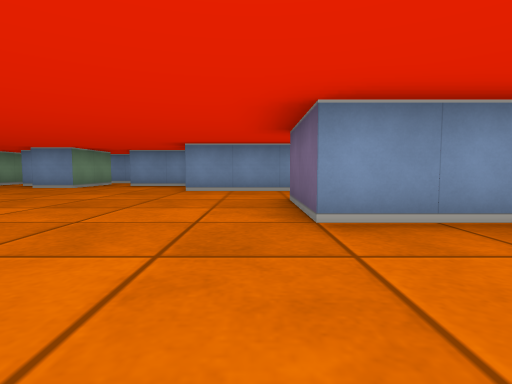
View 1 (above)

24 first-person views from a walk through a cub3D ray-caster map. The camera is about half as high as the walls, tilts 4° down and sees 80° across. The floor is counted in squares. Each view is taken from the middle of a square. On the plan, view 1 faces up. The plan holds only what a view shows up to about 9 squares ahead; the rest is blank.

View 2
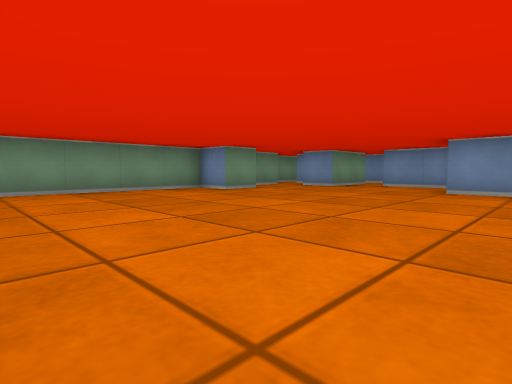

View 3
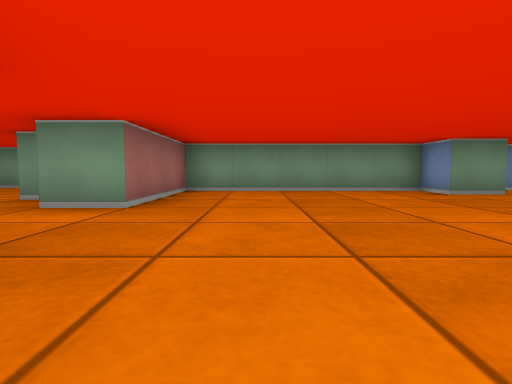

View 4
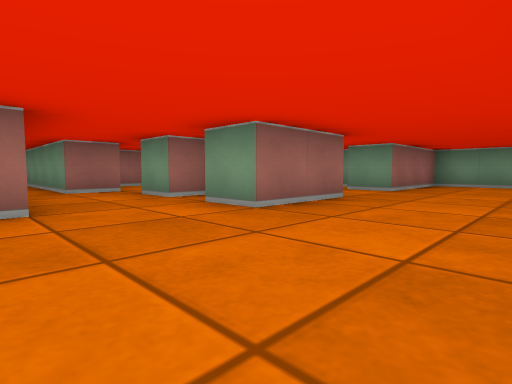

View 5
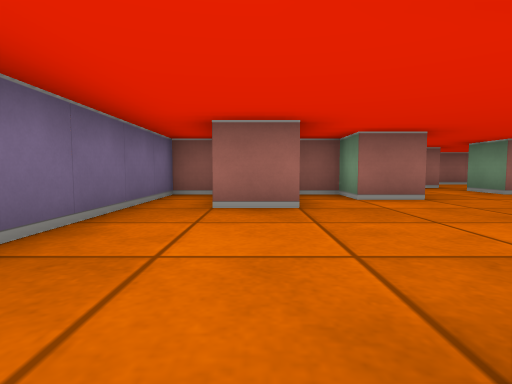

View 6
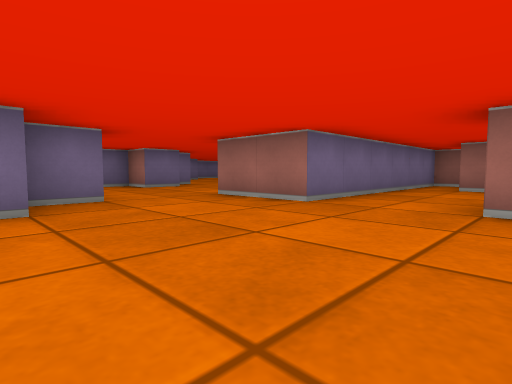

View 7
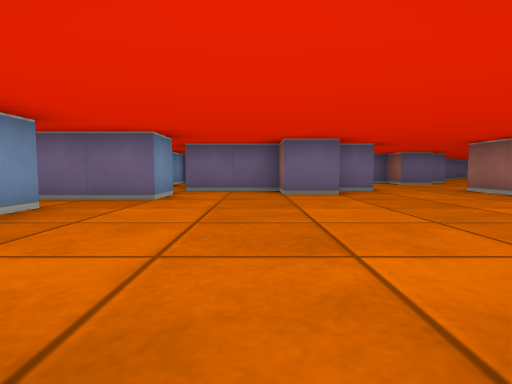

View 8
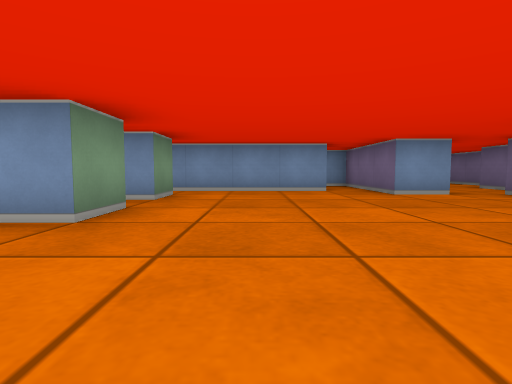

View 9
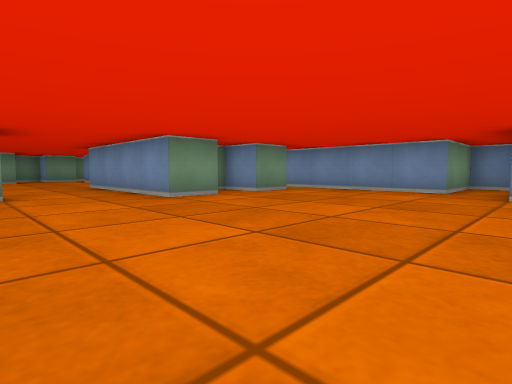

View 10
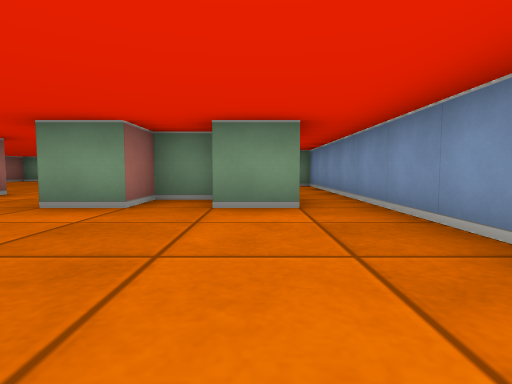

View 11
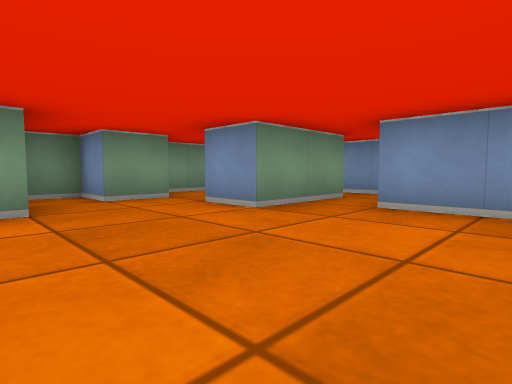

View 12
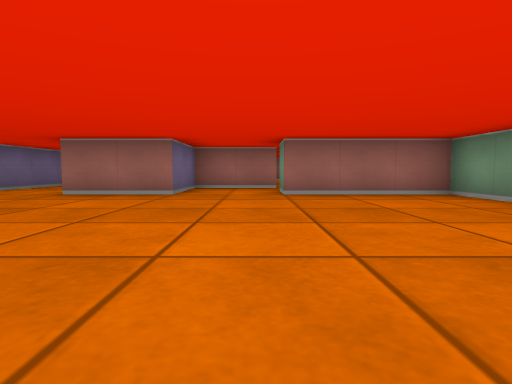

View 13
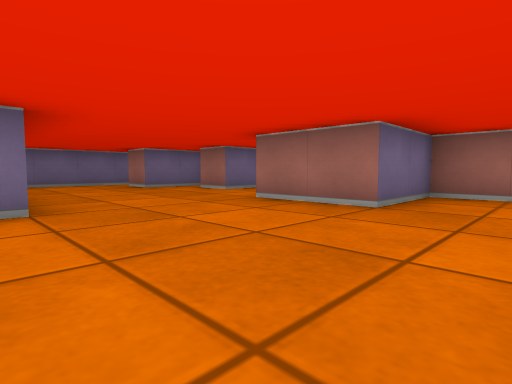

View 14
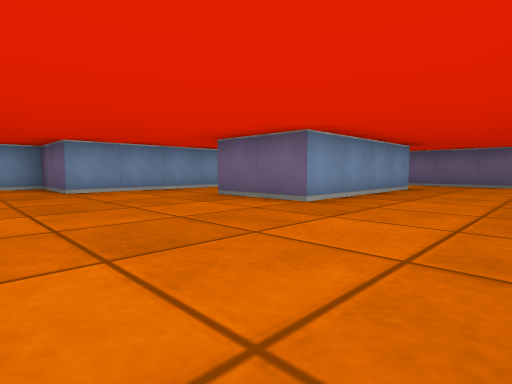

View 15
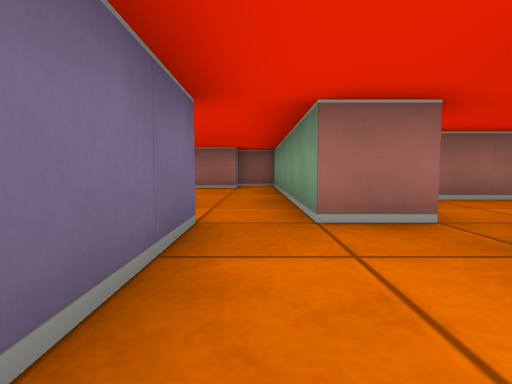

View 16
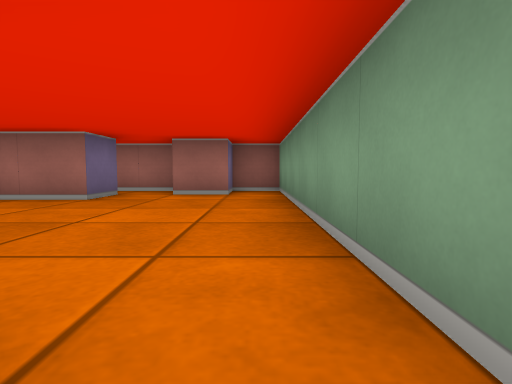

View 17
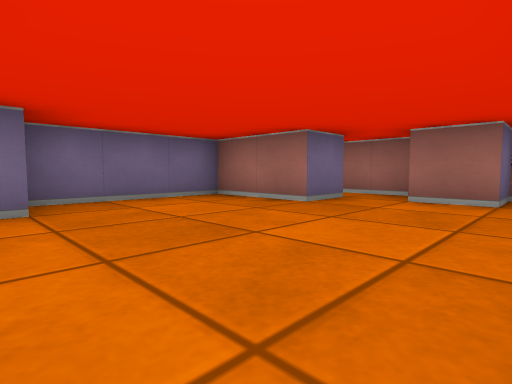

View 18
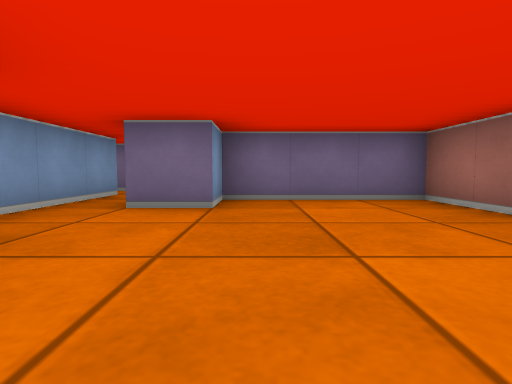

View 19
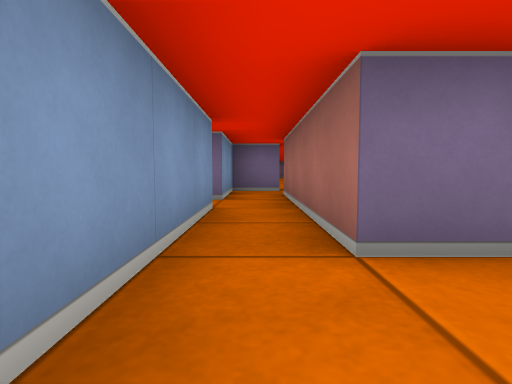

View 20
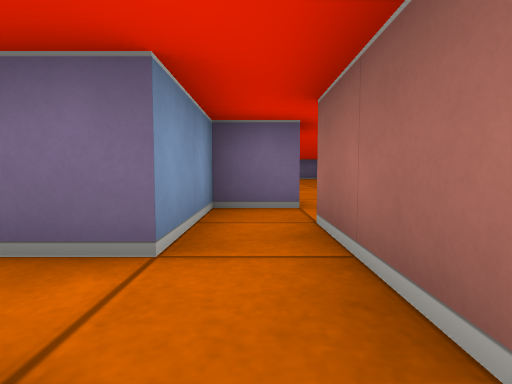

View 21
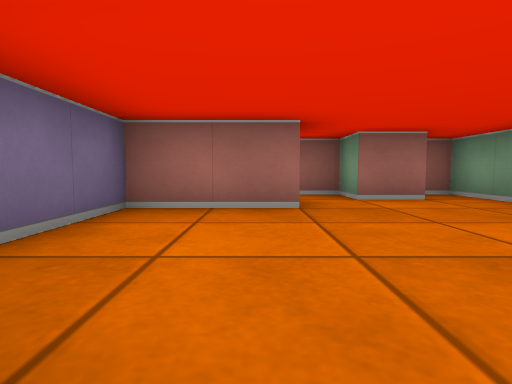

View 22
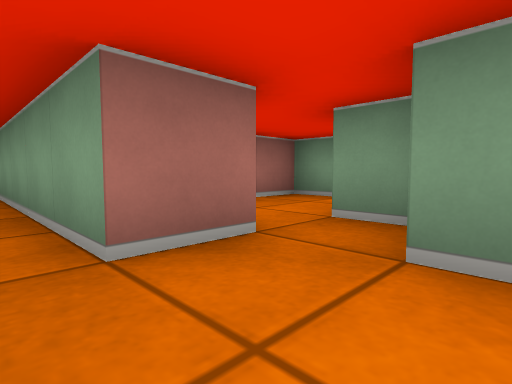

View 23
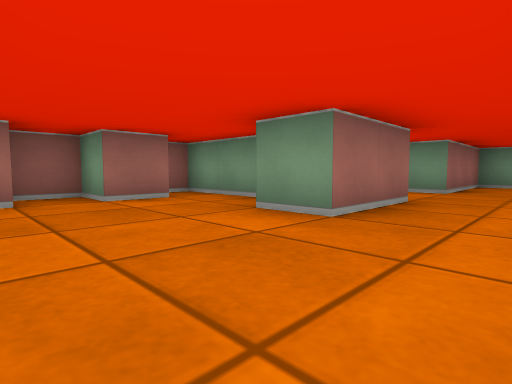

View 24
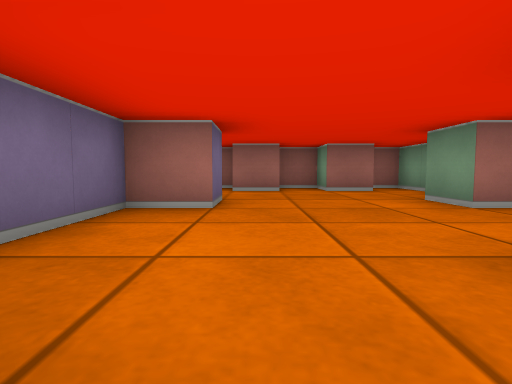

### Floor plan
Ten units are one square. View 1 is at (0, 0); x grows to the right and y downward. Boxes are objects, and circles mark ways between rooms. Rooms are numbered by the first view taken in them; rooms with no view inside come last. Other rooms are left out.
<svg viewBox="-80 -130 210 240">
<path fill="none" stroke="#000" d="M-2 25 5 25 5 35M-36 25 -15 25 -15 5 5 5 5 15M-45 20 -45 25M45 -25 5 -25 5 -45M25 -65 -15 -65 -15 -85 -35 -85M-55 -56 -55 -45 -65 -45 -65 5 -35 5 -35 15M-5 38 -5 45M4 45 15 45 15 55M45 22 45 5 55 5M-45 -84 -45 -75 -55 -75M25 45 25 15 35 15 35 25 42 25M-65 -76 -65 -65 -75 -65 -75 -58M58 25 65 25 65 -25M75 -64 75 -75 85 -75 85 -95M25 -96 25 -85 15 -85 15 -75 25 -75 25 -65M76 -95 65 -95 65 -125 55 -125 55 -105 25 -105M85 -54 85 -64M15 -46 15 -35 45 -35 45 -28M65 -25 65 -35 85 -35M45 96 45 85 65 85 65 55 55 55 55 45M15 55 15 105 25 105 25 95 35 95 35 105 51 105M55 35 45 35M75 35 55 35M55 45 95 45M95 35 85 35M85 -35 85 -25M115 -25 115 -35 125 -35 125 -52M104 -5 115 -5M75 -15 75 5 81 5M84 -5 95 -5 95 5 105 5M-25 56 -25 65 -2 65M25 -105 -25 -105M-45 -96 -45 -84"/>
<circle cx="25" cy="-55" r="3" fill="#2a7"/>
<circle cx="55" cy="-30" r="3" fill="#2a7"/>
<circle cx="20" cy="50" r="3" fill="#2a7"/>
<circle cx="0" cy="40" r="3" fill="#2a7"/>
<circle cx="-40" cy="-90" r="3" fill="#2a7"/>
<circle cx="85" cy="-45" r="3" fill="#2a7"/>
<circle cx="15" cy="-100" r="3" fill="#2a7"/>
<circle cx="65" cy="40" r="3" fill="#2a7"/>
<text x="-10" y="-20">1</text>
<text x="50" y="-70">2</text>
<text x="40" y="70">3</text>
<text x="70" y="40">4</text>
<text x="100" y="-40">5</text>
<text x="-10" y="50">6</text>
<text x="0" y="-100">7</text>
<text x="-40" y="-100">8</text>
</svg>
Room 1 opens to room 2. Room 1 opens to room 3. Room 1 opens to room 6. Room 1 opens to room 8. Room 2 opens to room 5. Room 2 opens to room 7. Room 3 opens to room 4.

Where each view was taken, in squares from view 1:
view 1: 0 up, 0 right, facing up
view 2: 0 up, 0 right, facing up-left
view 3: 1 up, 0 right, facing left
view 4: 2 up, 3 right, facing down-left
view 5: 3 up, 5 right, facing down
view 6: 7 up, 4 right, facing down-right
view 7: 8 up, 2 right, facing right
view 8: 4 up, 4 right, facing up
view 9: 4 up, 7 right, facing up-left
view 10: 9 up, 6 right, facing left
view 11: 5 up, 2 left, facing up-left
view 12: 5 up, 3 left, facing down
view 13: 3 up, 3 left, facing down-right
view 14: 0 up, 3 left, facing up-right
view 15: 2 down, 2 right, facing down
view 16: 4 down, 2 right, facing down
view 17: 5 down, 2 right, facing down-right
view 18: 6 down, 2 right, facing right
view 19: 4 down, 4 right, facing right
view 20: 4 down, 7 right, facing right
view 21: 5 down, 5 right, facing down
view 22: 3 down, 2 right, facing down-left
view 23: 5 up, 11 right, facing down-left
view 24: 7 up, 11 right, facing down
